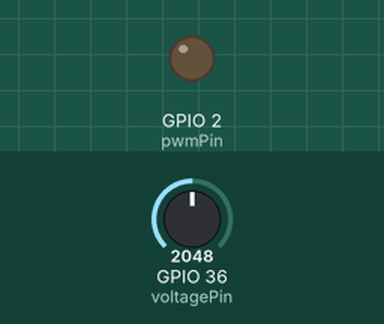
The sketch below on a simulated ESP32. On the bench: output pins drawn as LEDs (lit = HIGH). The test bench sets the inputs (shaded band); at power-on: GPIO 36 (voltagePin) = 2048. What the sketch prints to the serial monitor is not drawn.

Above: at 5.1 s.
Timing chart, 0 to 13.3 s (numbered marks = the images above):
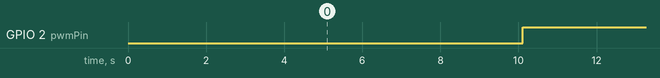

The sketch:

80poly.ino
```cpp
#include <Arduino.h>
#include <math.h>

// Pin definitions
const int pwmPin = D1;          // PWM pin to control the load
const int voltagePin = A0;      // Analog pin to monitor input voltage

// Configuration constants
const float maxNoLoadVoltage = 13.8 * 1.25; // Estimated max voltage
const float minAllowedVoltage = 13.8;      // Minimum allowed input voltage
const int pwmFrequency = 5000;             // PWM frequency (Hz)
const int pwmResolution = 8;               // PWM resolution (bits)
const float pwmMaxValue = pow(2, pwmResolution) - 1;

// State variables
float noLoadVoltage = 0.0;           // Measured no-load voltage
float estimatedNoLoadVoltage = 0.0;  // Dynamically estimated no-load voltage
float currentVoltage = 0.0;
float previousVoltage = 0.0;
float voltageDropRate = 0.0;
float voltageRiseRate = 0.0;
int pwmValue = 0;

// Full curve data
const int curveSize = 100;
float dropCurve[curveSize];    // Stores voltage drop curve
float riseCurve[curveSize];    // Stores voltage rise curve
int dropCurveSize = 0;
int riseCurveSize = 0;

// Fitted function coefficients
const int polynomialDegree = 2;   // Degree of the polynomial to fit
float dropCoefficients[polynomialDegree + 1]; // Quadratic coefficients for voltage drop
float riseCoefficients[polynomialDegree + 1]; // Quadratic coefficients for voltage rise

// Dynamic intervals
unsigned long voltageCheckInterval = 100;      // Voltage change check interval (ms)
unsigned long noLoadCheckInterval = 5000;      // No-load voltage check interval (ms)
unsigned long fullDropCurveInterval = 10000;   // Full drop curve probe interval (ms)
unsigned long fullRiseCurveInterval = 10000;   // Full rise curve probe interval (ms)
unsigned long lastVoltageCheck = 0;
unsigned long lastNoLoadCheck = 0;
unsigned long lastFullDropCurveCheck = 0;
unsigned long lastFullRiseCurveCheck = 0;

// Function prototypes
void measureNoLoadVoltage();
void probeVoltageChangeRate(bool isDrop);
void probeFullCurve(bool isDrop, float *curve, int &size, float *coefficients);
void fitCurve(const float *curve, int size, int degree, float *coefficients);
float evaluateCurve(float x, const float *coefficients, int degree);
void controlPWM();
void updateIntervals();

void setup() {
  Serial.begin(115200);

  // Initialize PWM
  ledcSetup(0, pwmFrequency, pwmResolution);
  ledcAttachPin(pwmPin, 0);

  // Measure initial no-load voltage
  measureNoLoadVoltage();
  estimatedNoLoadVoltage = noLoadVoltage;

  Serial.println("System initialized.");
}

void loop() {
  unsigned long currentTime = millis();

  // Check voltage change rates periodically
  if (currentTime - lastVoltageCheck >= voltageCheckInterval) {
    lastVoltageCheck = currentTime;

    previousVoltage = currentVoltage;
    currentVoltage = analogRead(voltagePin) * (maxNoLoadVoltage / 1023.0);

    // Probe voltage drop and rise rates
    probeVoltageChangeRate(true);  // Drop
    probeVoltageChangeRate(false); // Rise

    // Dynamically estimate no-load voltage
    estimatedNoLoadVoltage = currentVoltage + (voltageRiseRate * 0.8);

    // Adjust intervals dynamically
    updateIntervals();
  }

  // Periodically measure no-load voltage
  if (currentTime - lastNoLoadCheck >= noLoadCheckInterval) {
    lastNoLoadCheck = currentTime;
    measureNoLoadVoltage();
    Serial.print("Measured no-load voltage: ");
    Serial.println(noLoadVoltage);
    Serial.print("Estimated no-load voltage: ");
    Serial.println(estimatedNoLoadVoltage);
  }

  // Periodically probe full voltage drop curve
  if (currentTime - lastFullDropCurveCheck >= fullDropCurveInterval) {
    lastFullDropCurveCheck = currentTime;
    probeFullCurve(true, dropCurve, dropCurveSize, dropCoefficients);
  }

  // Periodically probe full voltage rise curve
  if (currentTime - lastFullRiseCurveCheck >= fullRiseCurveInterval) {
    lastFullRiseCurveCheck = currentTime;
    probeFullCurve(false, riseCurve, riseCurveSize, riseCoefficients);
  }

  // Control the PWM to maintain voltage within bounds
  controlPWM();
}

void measureNoLoadVoltage() {
  float voltageSum = 0.0;
  const int samples = 10;
  for (int i = 0; i < samples; i++) {
    voltageSum += analogRead(voltagePin) * (maxNoLoadVoltage / 1023.0);
    delay(10);
  }
  noLoadVoltage = voltageSum / samples;
}

void probeVoltageChangeRate(bool isDrop) {
  if ((isDrop && pwmValue > 0) || (!isDrop && pwmValue == 0)) {
    float rate = (currentVoltage - previousVoltage) / (voltageCheckInterval / 1000.0);
    if (isDrop) {
      voltageDropRate = rate;
      Serial.print("Voltage drop rate: ");
      Serial.println(voltageDropRate);
    } else {
      voltageRiseRate = -rate;
      Serial.print("Voltage rise rate: ");
      Serial.println(voltageRiseRate);
    }
  }
}

void probeFullCurve(bool isDrop, float *curve, int &size, float *coefficients) {
  Serial.println(isDrop ? "Probing full voltage drop curve..." : "Probing full voltage rise curve...");
  size = 0;

  pwmValue = isDrop ? pwmMaxValue : 0;
  ledcWrite(0, pwmValue);

  for (int i = 0; i < curveSize; i++) {
    curve[i] = analogRead(voltagePin) * (maxNoLoadVoltage / 1023.0);
    size++;
    delay(50);

    if (isDrop && curve[i] < minAllowedVoltage) break;
  }

  pwmValue = 0;
  ledcWrite(0, pwmValue);

  fitCurve(curve, size, polynomialDegree, coefficients);
  Serial.println(isDrop ? "Voltage drop curve fitted." : "Voltage rise curve fitted.");
}

void fitCurve(const float *curve, int size, int degree, float *coefficients) {
  // Simple polynomial fitting using least squares
  // TODO: Implement matrix-based least-squares fitting for general polynomials.
}

float evaluateCurve(float x, const float *coefficients, int degree) {
  float result = 0.0;
  for (int i = 0; i <= degree; i++) {
    result += coefficients[i] * pow(x, i);
  }
  return result;
}

void controlPWM() {
  // Use the fitted curves to control PWM
  float predictedVoltage = evaluateCurve(pwmValue / pwmMaxValue, dropCoefficients, polynomialDegree);
  if (predictedVoltage < minAllowedVoltage) {
    pwmValue = max(pwmValue - 5, 0);
  } else if (currentVoltage < 0.8 * estimatedNoLoadVoltage) {
    pwmValue = min(pwmValue + 5, pwmMaxValue);
  }
  ledcWrite(0, pwmValue);
}

void updateIntervals() {
  // Dynamically adjust intervals based on curve fit error, voltage stability, etc.
}
```

Measured:
- by itself, GPIO 2 (pwmPin): alternates HIGH for 5.0 s and LOW for 5.1 s
